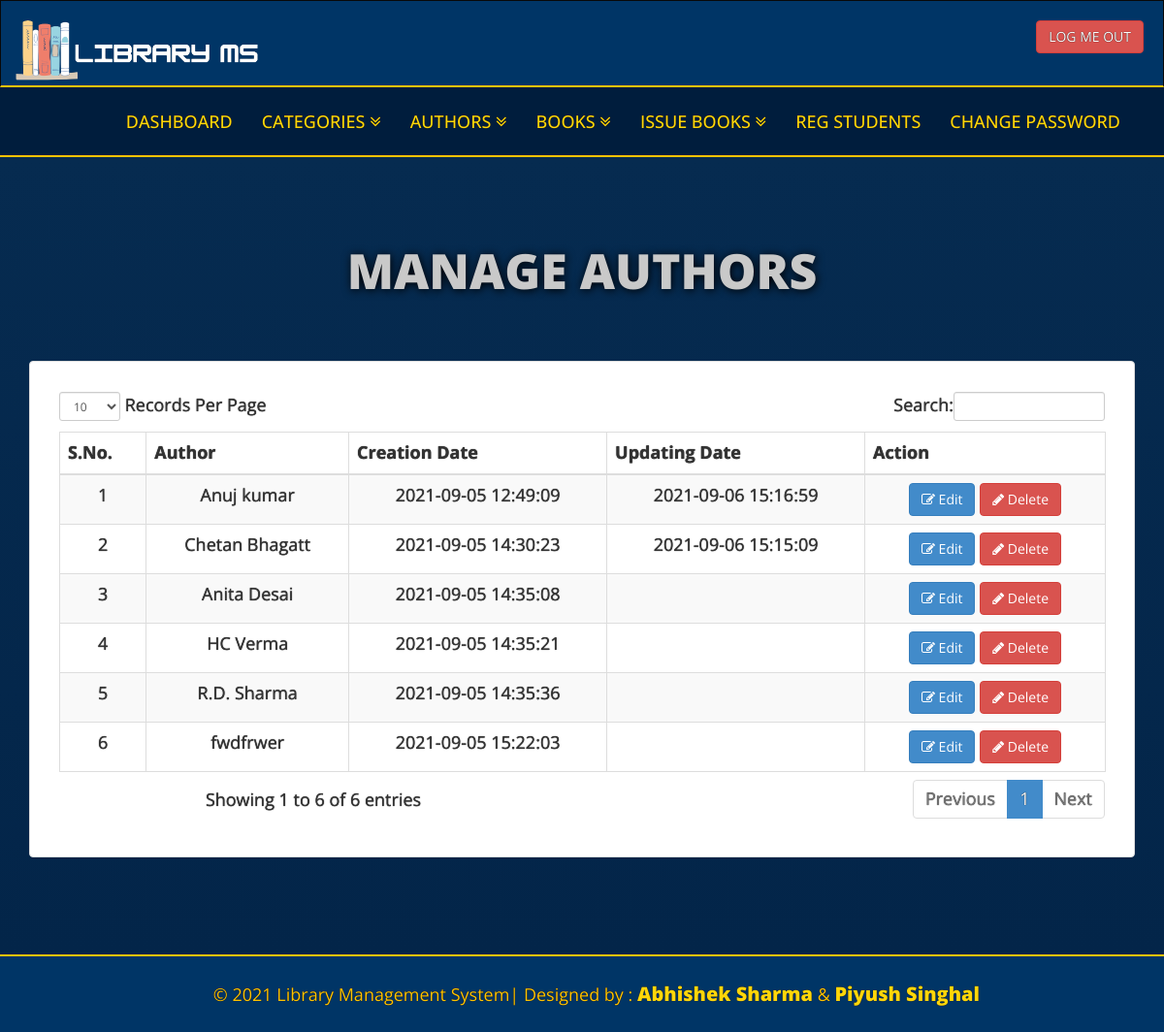
/library/admin/manage-authors.php (signed in), run on the app's committed database.
### tables this page shows
CREATE TABLE `tblauthors` (
  `id` int(11) NOT NULL,
  `AuthorName` varchar(159) DEFAULT NULL,
  `creationDate` timestamp NULL DEFAULT CURRENT_TIMESTAMP,
  `UpdationDate` timestamp NULL DEFAULT NULL ON UPDATE CURRENT_TIMESTAMP
);

### library/admin/manage-authors.php (the view, shortened to what this page needs)
<?php
include('includes/config.php');
if (strlen($_SESSION['alogin']) == 0) {
    header('location:index.php');
} else {
?>
<!DOCTYPE html>
<html xmlns="http://www.w3.org/1999/xhtml">
<head>
    <link href="../assets/css/bootstrap.css" rel="stylesheet" />
    <link href="../assets/css/font-awesome.css" rel="stylesheet" />
    <link href="../assets/js/dataTables/dataTables.bootstrap.css" rel="stylesheet" />
    <link href="../assets/css/style.css" rel="stylesheet" />
</head>
<body>
    <?php include('includes/header.php'); ?>
    <div class="content-wrapper">
        <div class="container">
            <div class="row pad-botm">
                <div class="col-md-12">
                    <h4 class="header-line">Manage Authors</h4>
                </div>
                <div class="row">
                </div>
            </div>
            <div class="row">
                <div class="col-md-12">
                    <div class="panel panel-default">
                        <div style="padding:30px;" class="panel-body">
                            <div class="table-responsive">
                                <table class="table table-striped table-bordered table-hover" id="dataTables-example">
                                    <thead>
                                        <tr>
                                            <th>S.No.</th>
                                            <th>Author</th>
                                            <th>Creation Date</th>
                                            <th>Updating Date</th>
                                            <th>Action</th>
                                        </tr>
                                    </thead>
                                    <tbody>
                                        <?php $sql = "SELECT * from  tblauthors";
                                            $query = $dbh->prepare($sql);
                                            $query->execute();
                                            $results = $query->fetchAll(PDO::FETCH_OBJ);
                                            $cnt = 1;
                                            if ($query->rowCount() > 0) {
                                                foreach ($results as $result) {               ?>
                                        <tr class="odd gradeX">
                                            <td class="center"><?php echo htmlentities($cnt); ?></td>
                                            <td class="center"><?php echo htmlentities($result->AuthorName); ?></td>
                                            <td class="center"><?php echo htmlentities($result->creationDate); ?></td>
                                            <td class="center"><?php echo htmlentities($result->UpdationDate); ?></td>
                                            <td class="center">
                                                <a
                                                    href="edit-author.php?athrid=<?php echo htmlentities($result->id); ?>"><button
                                                        class="btn btn-primary"><i class="fa fa-edit "></i>
                                                        Edit</button>
                                                    <a href="manage-authors.php?del=<?php echo htmlentities($result->id); ?>"
                                                        onclick="return confirm('Are you sure you want to delete?');">
                                                        <button class="
                                                        btn btn-danger"><i class="fa fa-pencil"></i> Delete</button>
                                            </td>
                                        </tr>
                                        <?php $cnt = $cnt + 1;
                                                }
                                            } ?>
                                    </tbody>
                                </table>
                            </div>
                        </div>
                    </div>
                </div>
            </div>
        </div>
    </div>
    <?php include('includes/footer.php'); ?>
</body>
</html>
<?php } ?>

### library/assets/css/style.css (style rules this page uses)
﻿body, html { font-family: "Open Sans", sans-serif; line-height: 28px; font-size: 18px; text-shadow: 0px 0px 1px #000; overflow-x: hidden; }
.content-wrapper { padding: 80px 0; min-height: 800px; background: linear-gradient(#062b50, #032549); margin-top: 0px; text-align: center; }
.header-line { font-size: 50px; text-shadow: 1px 1px 10px #000; color: #c9c9c9; font-weight: 900; padding-bottom: 25px; text-transform: uppercase; }
.pad-botm { padding-bottom: 30px; }

### data on the page
tblauthors: AuthorName "Anuj kumar", creationDate "2021-09-05 12:49:09", UpdationDate "2021-09-06 15:16:59"
tblauthors: AuthorName "Chetan Bhagatt", creationDate "2021-09-05 14:30:23", UpdationDate "2021-09-06 15:15:09"
tblauthors: AuthorName "Anita Desai", creationDate "2021-09-05 14:35:08"
tblauthors: AuthorName "HC Verma", creationDate "2021-09-05 14:35:21"
tblauthors: AuthorName "R.D. Sharma", creationDate "2021-09-05 14:35:36"
tblauthors: AuthorName "fwdfrwer", creationDate "2021-09-05 15:22:03"
